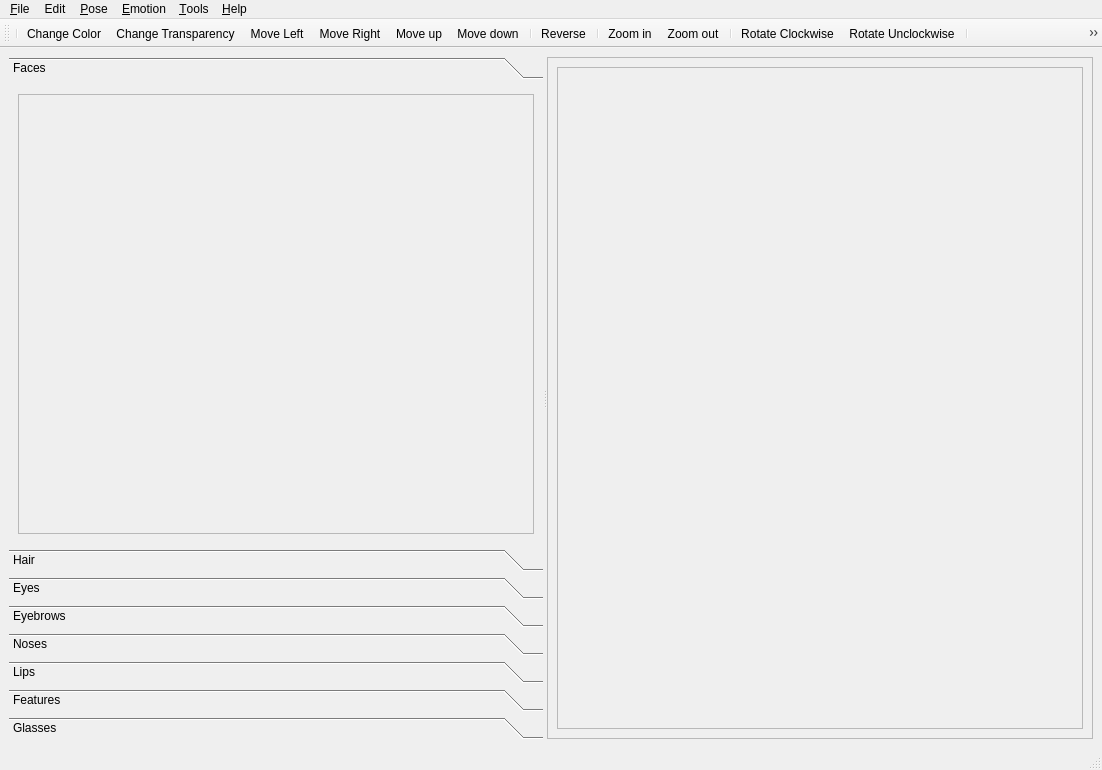
<ui version="4.0">
 <class>MainWindow</class>
 <widget class="QMainWindow" name="MainWindow">
  <property name="geometry">
   <rect>
    <x>0</x>
    <y>0</y>
    <width>1102</width>
    <height>770</height>
   </rect>
  </property>
  <property name="windowTitle">
   <string>Mee Editor</string>
  </property>
  <property name="iconSize">
   <size>
    <width>32</width>
    <height>32</height>
   </size>
  </property>
  <widget class="QWidget" name="centralwidget">
   <layout class="QHBoxLayout" name="horizontalLayout">
    <item>
     <widget class="QSplitter" name="splitter_2">
      <property name="orientation">
       <enum>Qt::Horizontal</enum>
      </property>
      <widget class="QSplitter" name="splitter">
       <property name="orientation">
        <enum>Qt::Horizontal</enum>
       </property>
       <widget class="QToolBox" name="toolBox">
        <property name="sizePolicy">
         <sizepolicy hsizetype="Expanding" vsizetype="Expanding">
          <horstretch>0</horstretch>
          <verstretch>0</verstretch>
         </sizepolicy>
        </property>
        <property name="currentIndex">
         <number>0</number>
        </property>
        <widget class="QWidget" name="page_1">
         <property name="geometry">
          <rect>
           <x>0</x>
           <y>0</y>
           <width>530</width>
           <height>338</height>
          </rect>
         </property>
         <attribute name="label">
          <string>Faces</string>
         </attribute>
         <layout class="QVBoxLayout" name="verticalLayout">
          <item>
           <widget class="QScrollArea" name="scrollArea_2">
            <property name="widgetResizable">
             <bool>true</bool>
            </property>
            <widget class="QWidget" name="scrollAreaWidgetContents_2">
             <property name="geometry">
              <rect>
               <x>0</x>
               <y>0</y>
               <width>508</width>
               <height>316</height>
              </rect>
             </property>
            </widget>
           </widget>
          </item>
         </layout>
        </widget>
        <widget class="QWidget" name="page_2">
         <property name="geometry">
          <rect>
           <x>0</x>
           <y>0</y>
           <width>112</width>
           <height>112</height>
          </rect>
         </property>
         <attribute name="label">
          <string>Hair</string>
         </attribute>
         <layout class="QVBoxLayout" name="verticalLayout_2">
          <item>
           <widget class="QScrollArea" name="scrollArea_3">
            <property name="widgetResizable">
             <bool>true</bool>
            </property>
            <widget class="QWidget" name="scrollAreaWidgetContents_3">
             <property name="geometry">
              <rect>
               <x>0</x>
               <y>0</y>
               <width>96</width>
               <height>26</height>
              </rect>
             </property>
            </widget>
           </widget>
          </item>
         </layout>
        </widget>
        <widget class="QWidget" name="page_3">
         <property name="geometry">
          <rect>
           <x>0</x>
           <y>0</y>
           <width>112</width>
           <height>112</height>
          </rect>
         </property>
         <attribute name="label">
          <string>Eyes</string>
         </attribute>
         <layout class="QVBoxLayout" name="verticalLayout_3">
          <item>
           <widget class="QScrollArea" name="scrollArea_4">
            <property name="widgetResizable">
             <bool>true</bool>
            </property>
            <widget class="QWidget" name="scrollAreaWidgetContents_4">
             <property name="geometry">
              <rect>
               <x>0</x>
               <y>0</y>
               <width>96</width>
               <height>26</height>
              </rect>
             </property>
            </widget>
           </widget>
          </item>
         </layout>
        </widget>
        <widget class="QWidget" name="brow">
         <property name="geometry">
          <rect>
           <x>0</x>
           <y>0</y>
           <width>112</width>
           <height>112</height>
          </rect>
         </property>
         <attribute name="label">
          <string>Eyebrows</string>
         </attribute>
         <layout class="QVBoxLayout" name="verticalLayout_9">
          <item>
           <widget class="QScrollArea" name="scrollArea_9">
            <property name="widgetResizable">
             <bool>true</bool>
            </property>
            <widget class="QWidget" name="scrollAreaWidgetContents_9">
             <property name="geometry">
              <rect>
               <x>0</x>
               <y>0</y>
               <width>96</width>
               <height>26</height>
              </rect>
             </property>
            </widget>
           </widget>
          </item>
         </layout>
        </widget>
        <widget class="QWidget" name="page_4">
         <property name="geometry">
          <rect>
           <x>0</x>
           <y>0</y>
           <width>112</width>
           <height>112</height>
          </rect>
         </property>
         <attribute name="label">
          <string>Noses</string>
         </attribute>
         <layout class="QVBoxLayout" name="verticalLayout_4">
          <item>
           <widget class="QScrollArea" name="scrollArea_5">
            <property name="widgetResizable">
             <bool>true</bool>
            </property>
            <widget class="QWidget" name="scrollAreaWidgetContents_5">
             <property name="geometry">
              <rect>
               <x>0</x>
               <y>0</y>
               <width>96</width>
               <height>26</height>
              </rect>
             </property>
            </widget>
           </widget>
          </item>
         </layout>
        </widget>
        <widget class="QWidget" name="page_5">
         <property name="geometry">
          <rect>
           <x>0</x>
           <y>0</y>
           <width>112</width>
           <height>112</height>
          </rect>
         </property>
         <attribute name="label">
          <string>Lips</string>
         </attribute>
         <layout class="QVBoxLayout" name="verticalLayout_5">
          <item>
           <widget class="QScrollArea" name="scrollArea_6">
            <property name="widgetResizable">
             <bool>true</bool>
            </property>
            <widget class="QWidget" name="scrollAreaWidgetContents_6">
             <property name="geometry">
              <rect>
               <x>0</x>
               <y>0</y>
               <width>96</width>
               <height>26</height>
              </rect>
             </property>
            </widget>
           </widget>
          </item>
         </layout>
        </widget>
        <widget class="QWidget" name="page_6">
         <property name="geometry">
          <rect>
           <x>0</x>
           <y>0</y>
           <width>112</width>
           <height>112</height>
          </rect>
         </property>
         <attribute name="label">
          <string>Features</string>
         </attribute>
         <layout class="QVBoxLayout" name="verticalLayout_6">
          <item>
           <widget class="QScrollArea" name="scrollArea_7">
            <property name="widgetResizable">
             <bool>true</bool>
            </property>
            <widget class="QWidget" name="scrollAreaWidgetContents_7">
             <property name="geometry">
              <rect>
               <x>0</x>
               <y>0</y>
               <width>96</width>
               <height>26</height>
              </rect>
             </property>
            </widget>
           </widget>
          </item>
         </layout>
        </widget>
        <widget class="QWidget" name="page_7">
         <property name="geometry">
          <rect>
           <x>0</x>
           <y>0</y>
           <width>530</width>
           <height>338</height>
          </rect>
         </property>
         <attribute name="label">
          <string>Glasses</string>
         </attribute>
         <layout class="QVBoxLayout" name="verticalLayout_7">
          <item>
           <widget class="QScrollArea" name="scrollArea_8">
            <property name="widgetResizable">
             <bool>true</bool>
            </property>
            <widget class="QWidget" name="scrollAreaWidgetContents_8">
             <property name="geometry">
              <rect>
               <x>0</x>
               <y>0</y>
               <width>508</width>
               <height>316</height>
              </rect>
             </property>
            </widget>
           </widget>
          </item>
         </layout>
        </widget>
       </widget>
      </widget>
      <widget class="QFrame" name="frame">
       <property name="frameShape">
        <enum>QFrame::StyledPanel</enum>
       </property>
       <property name="frameShadow">
        <enum>QFrame::Raised</enum>
       </property>
       <layout class="QVBoxLayout" name="verticalLayout_8">
        <item>
         <widget class="QScrollArea" name="scrollArea">
          <property name="widgetResizable">
           <bool>true</bool>
          </property>
          <property name="alignment">
           <set>Qt::AlignCenter</set>
          </property>
          <widget class="QWidget" name="scrollAreaWidgetContents">
           <property name="geometry">
            <rect>
             <x>0</x>
             <y>0</y>
             <width>522</width>
             <height>616</height>
            </rect>
           </property>
          </widget>
         </widget>
        </item>
       </layout>
      </widget>
     </widget>
    </item>
   </layout>
  </widget>
  <widget class="QMenuBar" name="menubar">
   <property name="geometry">
    <rect>
     <x>0</x>
     <y>0</y>
     <width>1102</width>
     <height>34</height>
    </rect>
   </property>
   <widget class="QMenu" name="menu_File">
    <property name="title">
     <string>&amp;File</string>
    </property>
    <addaction name="action_Open"/>
    <addaction name="action_Close"/>
    <addaction name="action_Save"/>
    <addaction name="actionS_ave_As"/>
    <addaction name="separator"/>
    <addaction name="action_Exit"/>
   </widget>
   <widget class="QMenu" name="menu_Pose">
    <property name="title">
     <string>&amp;Pose</string>
    </property>
    <addaction name="actionStand"/>
    <addaction name="actionThinking"/>
    <addaction name="actionSleeping"/>
    <addaction name="actionYarning"/>
    <addaction name="actionDancing"/>
   </widget>
   <widget class="QMenu" name="menuEmotion">
    <property name="title">
     <string>&amp;Emotion</string>
    </property>
    <addaction name="actionNo_Emotion"/>
    <addaction name="actionSmile"/>
    <addaction name="actionLaugh"/>
    <addaction name="actionCry"/>
    <addaction name="actionSad"/>
    <addaction name="actionAngry"/>
    <addaction name="actionEmbrassed"/>
    <addaction name="actionIdle"/>
    <addaction name="actionSuprise"/>
   </widget>
   <widget class="QMenu" name="menuTools">
    <property name="title">
     <string>&amp;Tools</string>
    </property>
    <addaction name="actionOptions"/>
   </widget>
   <widget class="QMenu" name="menu_Help">
    <property name="title">
     <string>&amp;Help</string>
    </property>
    <addaction name="actionAbout"/>
    <addaction name="actionCredit"/>
    <addaction name="actionRelease_Notes"/>
   </widget>
   <widget class="QMenu" name="menuEdit">
    <property name="title">
     <string>Edit</string>
    </property>
    <addaction name="actionMove_up"/>
    <addaction name="actionMove_down"/>
    <addaction name="actionMove_Left"/>
    <addaction name="actionMove_Right"/>
    <addaction name="actionZoom_in"/>
    <addaction name="actionZoom_out"/>
    <addaction name="actionHorizontally_Stetch"/>
    <addaction name="actionVertically_Stretch"/>
    <addaction name="actionRotate_Clockwise"/>
    <addaction name="actionRotate_Counter_Clockwise"/>
    <addaction name="actionReverse"/>
   </widget>
   <addaction name="menu_File"/>
   <addaction name="menuEdit"/>
   <addaction name="menu_Pose"/>
   <addaction name="menuEmotion"/>
   <addaction name="menuTools"/>
   <addaction name="menu_Help"/>
  </widget>
  <widget class="QStatusBar" name="statusbar"/>
  <widget class="QToolBar" name="toolBar">
   <property name="windowTitle">
    <string>toolBar</string>
   </property>
   <attribute name="toolBarArea">
    <enum>TopToolBarArea</enum>
   </attribute>
   <attribute name="toolBarBreak">
    <bool>false</bool>
   </attribute>
   <addaction name="separator"/>
   <addaction name="actionChange_Color"/>
   <addaction name="actionChange_Transparency"/>
   <addaction name="actionMove_Left"/>
   <addaction name="actionMove_Right"/>
   <addaction name="actionMove_up"/>
   <addaction name="actionMove_down"/>
   <addaction name="separator"/>
   <addaction name="actionReverse"/>
   <addaction name="separator"/>
   <addaction name="actionZoom_in"/>
   <addaction name="actionZoom_out"/>
   <addaction name="separator"/>
   <addaction name="actionRotate_Clockwise"/>
   <addaction name="actionRotate_Counter_Clockwise"/>
   <addaction name="separator"/>
   <addaction name="actionHorizontally_Stetch"/>
   <addaction name="actionVertically_Stretch"/>
   <addaction name="separator"/>
  </widget>
  <action name="action_Open">
   <property name="text">
    <string>&amp;Open</string>
   </property>
  </action>
  <action name="action_Close">
   <property name="text">
    <string>&amp;Close</string>
   </property>
  </action>
  <action name="action_Save">
   <property name="text">
    <string>&amp;Save</string>
   </property>
  </action>
  <action name="actionS_ave_As">
   <property name="text">
    <string>Save &amp;As</string>
   </property>
  </action>
  <action name="action_Exit">
   <property name="text">
    <string>&amp;Exit</string>
   </property>
  </action>
  <action name="actionStand">
   <property name="text">
    <string>Stand</string>
   </property>
  </action>
  <action name="actionThinking">
   <property name="text">
    <string>Thinking</string>
   </property>
  </action>
  <action name="actionSleeping">
   <property name="text">
    <string>Sleeping</string>
   </property>
  </action>
  <action name="actionYarning">
   <property name="text">
    <string>Yarning</string>
   </property>
  </action>
  <action name="actionDancing">
   <property name="text">
    <string>Dancing</string>
   </property>
  </action>
  <action name="actionNo_Emotion">
   <property name="text">
    <string>No Emotion</string>
   </property>
  </action>
  <action name="actionSmile">
   <property name="text">
    <string>Smile</string>
   </property>
  </action>
  <action name="actionLaugh">
   <property name="text">
    <string>Laugh</string>
   </property>
  </action>
  <action name="actionCry">
   <property name="text">
    <string>Cry</string>
   </property>
  </action>
  <action name="actionSad">
   <property name="text">
    <string>Sad</string>
   </property>
  </action>
  <action name="actionAngry">
   <property name="text">
    <string>Angry</string>
   </property>
  </action>
  <action name="actionEmbrassed">
   <property name="text">
    <string>Embarassed</string>
   </property>
  </action>
  <action name="actionIdle">
   <property name="text">
    <string>Idle</string>
   </property>
  </action>
  <action name="actionSuprise">
   <property name="text">
    <string>Suprise</string>
   </property>
  </action>
  <action name="actionOptions">
   <property name="text">
    <string>Options</string>
   </property>
  </action>
  <action name="actionAbout">
   <property name="text">
    <string>About</string>
   </property>
  </action>
  <action name="actionCredit">
   <property name="text">
    <string>Credit</string>
   </property>
  </action>
  <action name="actionRelease_Notes">
   <property name="text">
    <string>Release Notes</string>
   </property>
  </action>
  <action name="actionMove_up">
   <property name="icon">
    <iconset resource="res.qrc">
     <normaloff>:/新前缀/up.svg</normaloff>:/新前缀/up.svg</iconset>
   </property>
   <property name="text">
    <string>Move up</string>
   </property>
  </action>
  <action name="actionMove_down">
   <property name="icon">
    <iconset resource="res.qrc">
     <normaloff>:/新前缀/down.svg</normaloff>:/新前缀/down.svg</iconset>
   </property>
   <property name="text">
    <string>Move down</string>
   </property>
  </action>
  <action name="actionRotate_Clockwise">
   <property name="icon">
    <iconset resource="res.qrc">
     <normaloff>:/新前缀/images/rotateclockwise.svg</normaloff>:/新前缀/images/rotateclockwise.svg</iconset>
   </property>
   <property name="text">
    <string>Rotate Clockwise</string>
   </property>
  </action>
  <action name="actionRotate_Counter_Clockwise">
   <property name="icon">
    <iconset resource="res.qrc">
     <normaloff>:/新前缀/images/rotatecounterclockwise.svg</normaloff>:/新前缀/images/rotatecounterclockwise.svg</iconset>
   </property>
   <property name="text">
    <string>Rotate Unclockwise</string>
   </property>
   <property name="toolTip">
    <string>Rotate Counter Clockwise</string>
   </property>
  </action>
  <action name="actionMove_Left">
   <property name="icon">
    <iconset resource="res.qrc">
     <normaloff>:/新前缀/left.svg</normaloff>:/新前缀/left.svg</iconset>
   </property>
   <property name="text">
    <string>Move Left</string>
   </property>
  </action>
  <action name="actionMove_Right">
   <property name="icon">
    <iconset resource="res.qrc">
     <normaloff>:/新前缀/right.svg</normaloff>:/新前缀/right.svg</iconset>
   </property>
   <property name="text">
    <string>Move Right</string>
   </property>
  </action>
  <action name="actionZoom_in">
   <property name="icon">
    <iconset resource="res.qrc">
     <normaloff>:/新前缀/zoomin.svg</normaloff>:/新前缀/zoomin.svg</iconset>
   </property>
   <property name="text">
    <string>Zoom in</string>
   </property>
  </action>
  <action name="actionZoom_out">
   <property name="icon">
    <iconset resource="res.qrc">
     <normaloff>:/新前缀/zoomout.svg</normaloff>:/新前缀/zoomout.svg</iconset>
   </property>
   <property name="text">
    <string>Zoom out</string>
   </property>
  </action>
  <action name="actionHorizontally_Stetch">
   <property name="icon">
    <iconset resource="res.qrc">
     <normaloff>:/新前缀/hstretch.svg</normaloff>:/新前缀/hstretch.svg</iconset>
   </property>
   <property name="text">
    <string>Horizontally Stretch</string>
   </property>
  </action>
  <action name="actionVertically_Stretch">
   <property name="icon">
    <iconset resource="res.qrc">
     <normaloff>:/新前缀/vstretch.svg</normaloff>:/新前缀/vstretch.svg</iconset>
   </property>
   <property name="text">
    <string>Vertically Stretch</string>
   </property>
  </action>
  <action name="actionReverse">
   <property name="icon">
    <iconset resource="res.qrc">
     <normaloff>:/新前缀/reverse.svg</normaloff>:/新前缀/reverse.svg</iconset>
   </property>
   <property name="text">
    <string>Reverse</string>
   </property>
  </action>
  <action name="actionChange_Color">
   <property name="icon">
    <iconset resource="res.qrc">
     <normaloff>:/新前缀/colorselector.svg</normaloff>:/新前缀/colorselector.svg</iconset>
   </property>
   <property name="text">
    <string>Change Color</string>
   </property>
  </action>
  <action name="actionChange_Transparency">
   <property name="icon">
    <iconset resource="res.qrc">
     <normaloff>:/新前缀/transparency.svg</normaloff>:/新前缀/transparency.svg</iconset>
   </property>
   <property name="text">
    <string>Change Transparency</string>
   </property>
  </action>
 </widget>
 <resources>
  <include location="res.qrc"/>
 </resources>
 <connections/>
</ui>
